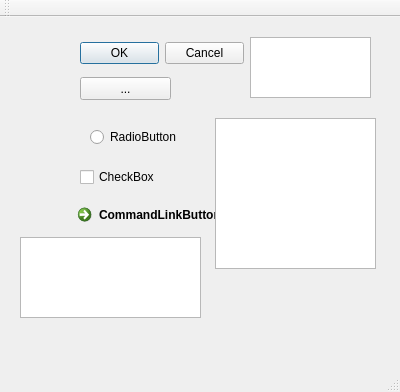
<?xml version="1.0" encoding="UTF-8"?>
<ui version="4.0">
 <class>MainWindow</class>
 <widget class="QMainWindow" name="MainWindow">
  <property name="geometry">
   <rect>
    <x>0</x>
    <y>0</y>
    <width>400</width>
    <height>392</height>
   </rect>
  </property>
  <property name="windowTitle">
   <string>MainWindow</string>
  </property>
  <widget class="QWidget" name="centralWidget">
   <widget class="QToolButton" name="toolButton">
    <property name="geometry">
     <rect>
      <x>80</x>
      <y>60</y>
      <width>91</width>
      <height>23</height>
     </rect>
    </property>
    <property name="text">
     <string>...</string>
    </property>
   </widget>
   <widget class="QRadioButton" name="radioButton">
    <property name="geometry">
     <rect>
      <x>90</x>
      <y>110</y>
      <width>102</width>
      <height>20</height>
     </rect>
    </property>
    <property name="text">
     <string>RadioButton</string>
    </property>
   </widget>
   <widget class="QCheckBox" name="checkBox">
    <property name="geometry">
     <rect>
      <x>80</x>
      <y>150</y>
      <width>87</width>
      <height>20</height>
     </rect>
    </property>
    <property name="text">
     <string>CheckBox</string>
    </property>
   </widget>
   <widget class="QCommandLinkButton" name="commandLinkButton">
    <property name="geometry">
     <rect>
      <x>70</x>
      <y>180</y>
      <width>199</width>
      <height>41</height>
     </rect>
    </property>
    <property name="text">
     <string>CommandLinkButton</string>
    </property>
   </widget>
   <widget class="QDialogButtonBox" name="buttonBox">
    <property name="geometry">
     <rect>
      <x>80</x>
      <y>20</y>
      <width>164</width>
      <height>32</height>
     </rect>
    </property>
    <property name="standardButtons">
     <set>QDialogButtonBox::Cancel|QDialogButtonBox::Ok</set>
    </property>
   </widget>
   <widget class="QListView" name="listView">
    <property name="geometry">
     <rect>
      <x>215</x>
      <y>101</y>
      <width>161</width>
      <height>151</height>
     </rect>
    </property>
   </widget>
   <widget class="QTreeView" name="treeView">
    <property name="geometry">
     <rect>
      <x>250</x>
      <y>20</y>
      <width>121</width>
      <height>61</height>
     </rect>
    </property>
   </widget>
   <widget class="QTableView" name="tableView">
    <property name="geometry">
     <rect>
      <x>20</x>
      <y>220</y>
      <width>181</width>
      <height>81</height>
     </rect>
    </property>
   </widget>
  </widget>
  <widget class="QMenuBar" name="menuBar">
   <property name="geometry">
    <rect>
     <x>0</x>
     <y>0</y>
     <width>400</width>
     <height>22</height>
    </rect>
   </property>
  </widget>
  <widget class="QToolBar" name="mainToolBar">
   <attribute name="toolBarArea">
    <enum>TopToolBarArea</enum>
   </attribute>
   <attribute name="toolBarBreak">
    <bool>false</bool>
   </attribute>
  </widget>
  <widget class="QStatusBar" name="statusBar"/>
 </widget>
 <layoutdefault spacing="6" margin="11"/>
 <resources/>
 <connections/>
</ui>
